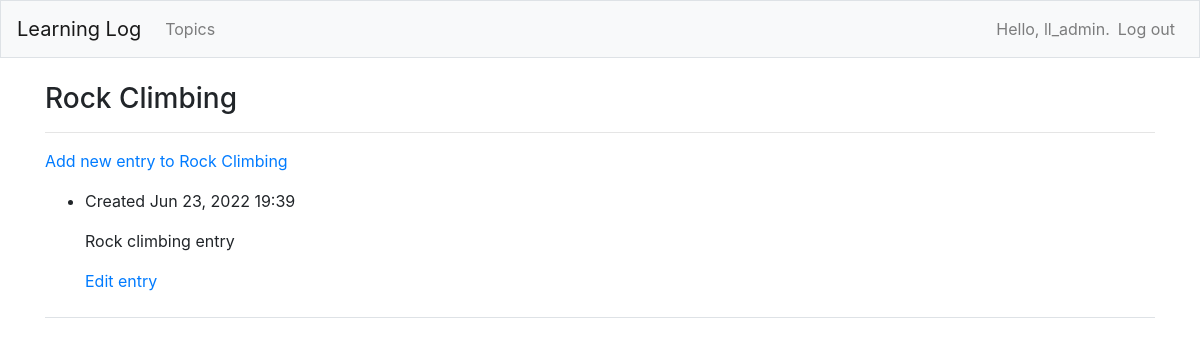
Page /topics/2/ (signed in) on the earlier database version.
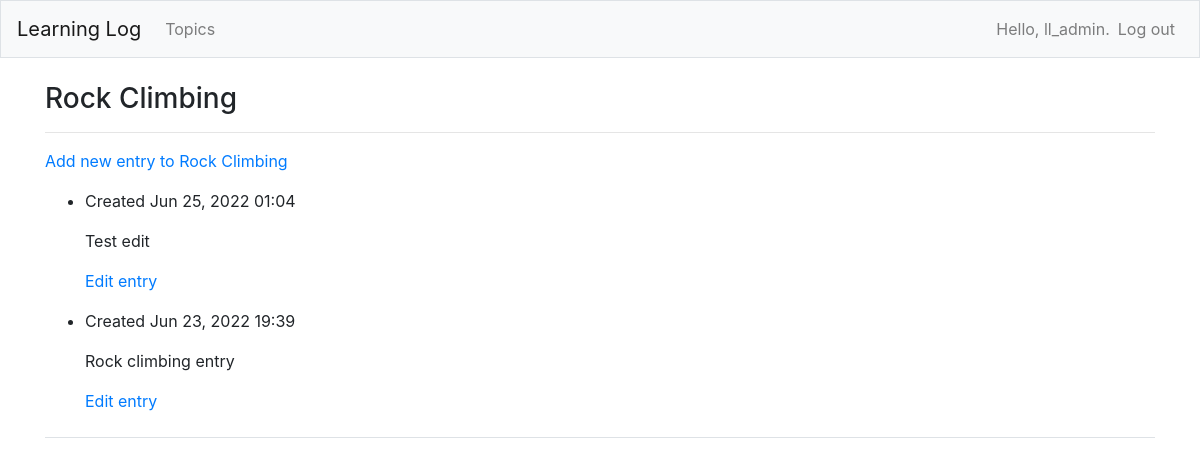
Same page on the later database version.
### learning_logs/models.py (models this page shows, shortened)
class Entry(models.Model):
    topic = models.ForeignKey(Topic, on_delete=models.CASCADE)
    text = models.TextField()
    date_added = models.DateTimeField(auto_now_add=True)
    class Meta:
        verbose_name_plural = 'entries'

### learning_logs/views.py (the view)
# urls.py: path('topics/<int:topic_id>/', views.topic, name='topic'),
@login_required
def topic(request, topic_id):
    topic = Topic.objects.get(id=topic_id)
    if topic.owner != request.user:
        raise Http404
    entries = topic.entry_set.order_by('-date_added')
    context = {'topic': topic, 'entries': entries}
    return render(request, 'learning_logs/topic.html', context)

### learning_logs/models.py (called while the page is built)
    def __str__(self):
        return self.text

### learning_logs/templates/learning_logs/topic.html
{% extends 'learning_logs/base.html' %}
{% block content %}
  <h3>{{ topic }}</h3>
  <hr>
  <p>
    <a href="{% url 'learning_logs:new_entry' topic.id %}">Add new entry to {{topic}}</a>
  </p>
  <ul>
  {% for entry in entries %}
    <li>
      <p>Created {{ entry.date_added|date:'M d, Y H:i' }}</p>
      <p>{{ entry.text|linebreaks }}</p>
      <p>
        <a href="{% url 'learning_logs:edit_entry' entry.id %}">Edit entry</a>
      </p>
	</li>
  {% empty %}
    <li>There are no entries for this topic yet.</li>
  {% endfor %}
  </ul>
{% endblock content %}

Differences in the rows shown:
added Entry: date_added "Jun 25, 2022 01:04", text "Test edit"
